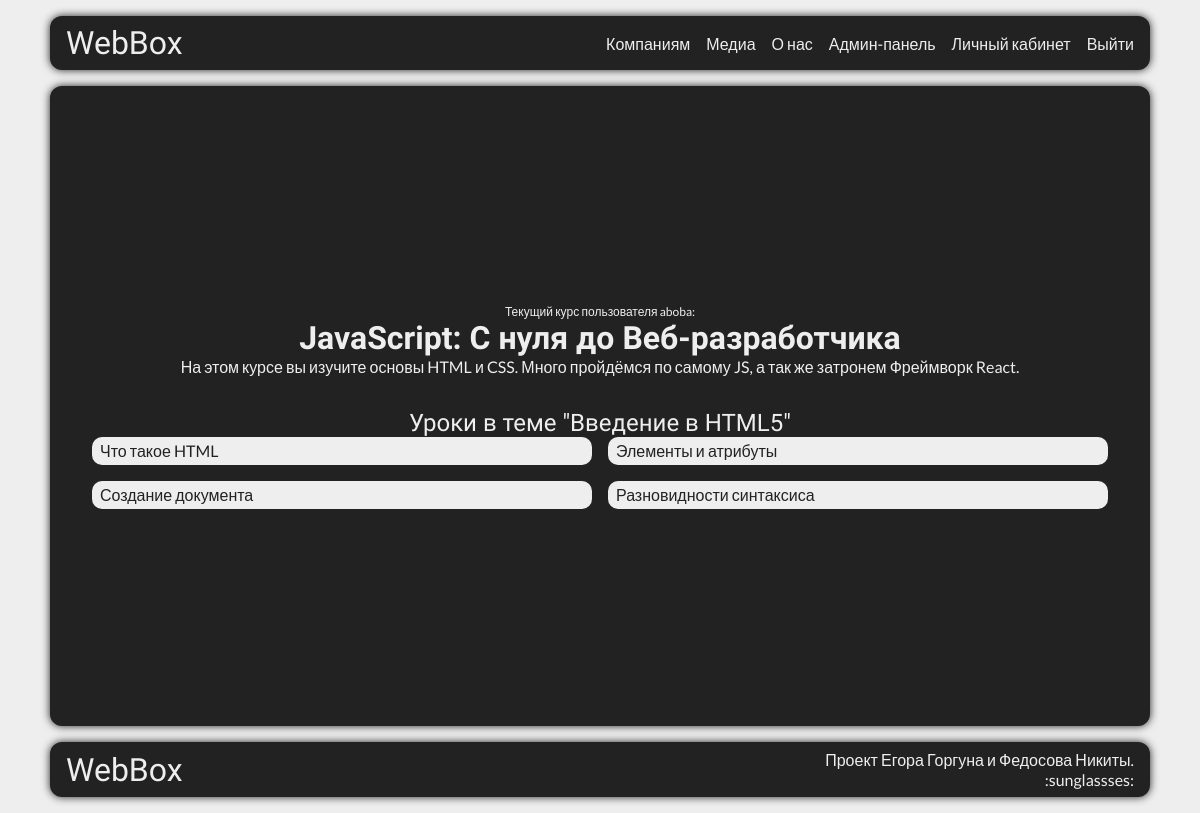
Page /u/course/lessions/1/ (signed in) on the earlier database version.
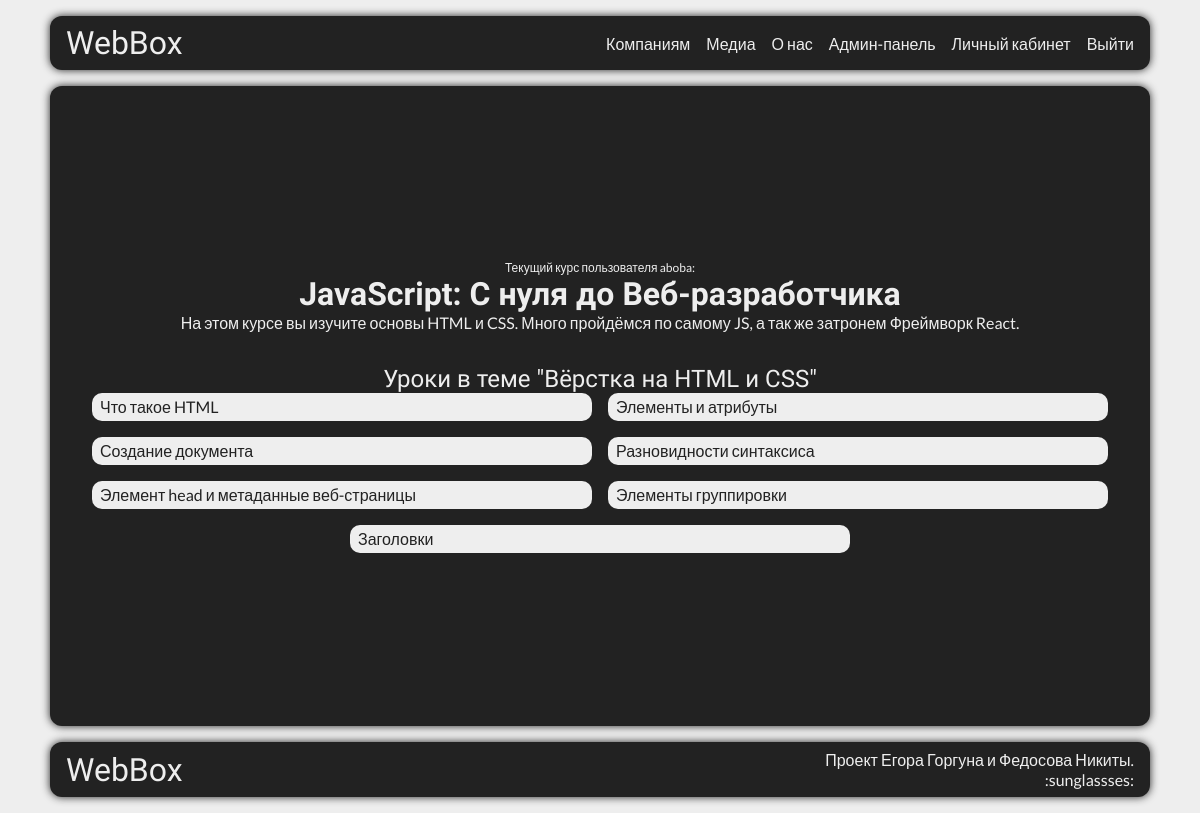
Same page on the later database version.
### lessions/models.py (models this page shows, shortened)
class Theme(models.Model):
    name = models.CharField(max_length=255)
    lessions = models.ManyToManyField(Lession)
    short_name = models.CharField(max_length=20, default="none", verbose_name="Сокращенное название темы")
    cid = models.IntegerField(verbose_name="CID курса", help_text="значение устанавливает порядок в списке", default=0)
    image = models.ImageField(upload_to='base/img/themes/%Y/%m/%d', blank=True, null=True, verbose_name="Изображение темы")
    class Meta:
        verbose_name = 'Тема'
        verbose_name_plural = 'Темы'

class Lession(models.Model):
    name = models.CharField(max_length=255, verbose_name="Название контента")
    short_name = models.CharField(max_length=20, default="none", verbose_name="Сокращенное название контента")
    file = models.CharField(max_length=255, verbose_name="Файл контента")
    cid = models.IntegerField(verbose_name="CID курса", help_text="значение устанавливает порядок в списке", default=0)
    def __str__(self):
        return self.name
    class Meta:
        verbose_name = 'Урок'
        verbose_name_plural = 'Уроки'

### cabinet/views.py (the view)
# urls.py: path('course/lessions/<int:cid>/', views.lessions, name='lessions'),
def lessions(request,  cid ):
    theme = Theme.objects.all().filter(short_name=request.user.usercourses.course.short_name).filter(cid=cid)[0]
    lessions = theme.lessions.all().order_by('cid')
    print(lessions)
    return render(request, 'cabinet/lessions.html', {'lessions': lessions, 'theme': theme})

### main/templates/cabinet/lessions.html (shortened to what this page needs)
{% load static %}
<!DOCTYPE html>
<html>
<head>
    <link href="{% static "webbox/css/index.css" %}" rel="stylesheet">
</head>
<body>
    <div class="wrapper">
        <header class="header">
            <div class="header__logo">
                <p><a href="/">WebBox</a></p>
            </div>
            <div class="header__nav menu">
                    <ul class="menu-list">
                        <li class=""><a href="/#forcomp" class="menu-item">Компаниям</a></li>
                        <li class=""><a href="/#media" class="menu-item">Медиа</a></li>
                        <li class=""><a href="/#about" class="menu-item">О нас</a></li>
                        <li class=""><a href='/admin' class="menu-item">Админ-панель</a></li>
                        {% if user.is_authenticated %}
                            <li class=""><a href='/u' class="menu-item">Личный кабинет</a></li>
                            <li class=""><a href='/a/u' class="menu-item">Выйти</a></li>
                        {% else %}
                            <li class=""><a href='/a' class="menu-item">Войти</a></li>
                        {% endif %}
                    </ul>
            </div>
        </header>
    <main class="cabinet">
        {% if user.usercourses.course.short_name == 'none' %}
            <h3 class="nocurses">У вас нету курсов!</h3>
            <p class="nocursessmall">Приобрести их можно тут:</p>
            <ul class="nocursesli">
                <li><a class="nocurses2" href="https://google.com">Телеграм бот</a></li>
                <li><a class="nocurses3" href="/p">Через сайт</a></li>
            </ul>
        {% else %}
            <p class="username">Текущий курс пользователя {{user.username}}:</p>
            <h2 class="coursetitle">{{user.usercourses.course.title}}</h2>
            <p class="coursedesc">{{user.usercourses.course.description}}</p>
            <div class="homework">Уроки в теме "{{theme.name}}"</div>
        {% endif%}
        {% if lessions %}
            <ul class="courseslist">
            {% for lession in lessions %}
                <li class="card">
                    <a href='/u/course/{{lession.short_name}}/{{ lession.cid }}'>{{lession.name}}</a>
                </li>
            {% endfor %}
            </ul>
        {% endif %}
    </main>
    <footer class="footer">
        <h5>WebBox</h5>
        <p>Проект Егора Горгуна и Федосова Никиты.<br>:sunglassses:</p>
    </footer>
</body>
</html>

Differences in the rows shown:
changed Theme: name "Введение в HTML5" → "Вёрстка на HTML и CSS"
now on this page (row edited): Lession: name "Элемент head и метаданные веб-страницы"
added Lession: name "Элементы группировки"
added Lession: name "Заголовки"
